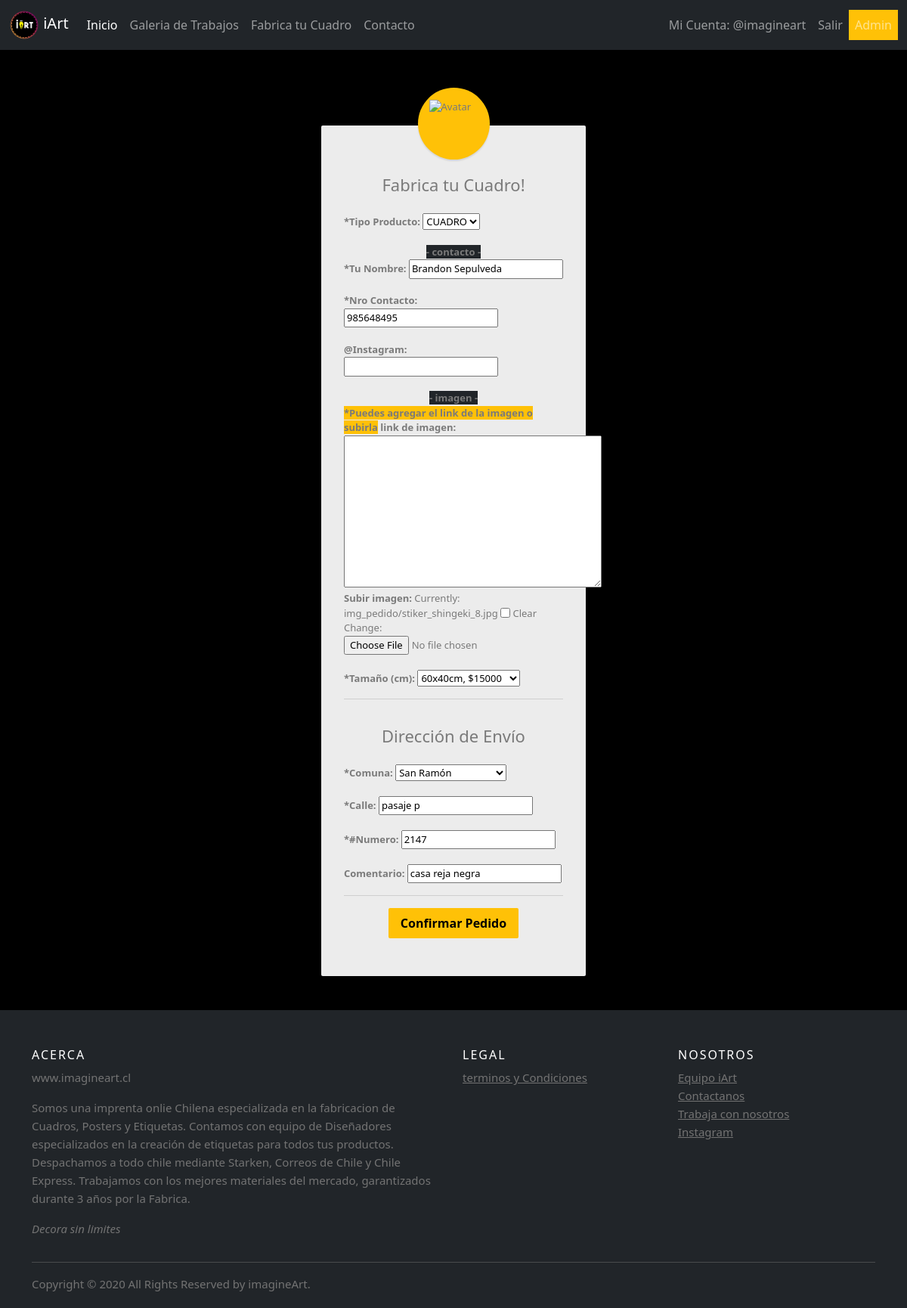
Screenshot of /editOrder/1/ (signed in) with the database file from the repository.
### core/models.py (models this page shows, shortened)
class order(models.Model):
    status = models.ForeignKey(statusProduct, null=True ,blank=True, on_delete=models.CASCADE)
    fkComuna = models.ForeignKey(comuna, on_delete=models.CASCADE)
    calle = models.CharField(max_length=50)
    numero = models.IntegerField()
    comentario = models.CharField(max_length=50, blank=True)
    Nombre = models.CharField(max_length=50)
    nro_contacto = models.IntegerField()
    instagram = models.CharField(max_length=50, blank=True)
    imagen_link = models.TextField(max_length=1000, blank=True)
    img = models.ImageField(upload_to='img_pedido', null=True, blank=True)
    type = models.ForeignKey(typeProduct, on_delete=models.CASCADE)
    size = models.ForeignKey(sizeProduct, on_delete=models.CASCADE, blank=True)
    othersize = models.CharField(blank=True, max_length=20)

class sizeProduct (models.Model):
    size = models.CharField(max_length = 20)
    price = models.IntegerField()
    def __str__(self):
        cadena=self.size+", $"+str(self.price)
        return cadena

### core/views.py (the view, shortened to what this page needs)
# urls.py: path('editOrder/<idOrder>/', views.editOrder, name= 'editOrder'), #CO
@permission_required('core.change_order')
def editOrder(request, idOrder): #EDIT ORDER
    orderuser = order.objects.get(id=idOrder)
    data = {
    'entity': addOrder(instance=orderuser)
    }
    return render(request, 'order/orderuser.html', data)

### core/forms.py
class addOrder(forms.ModelForm):
    class Meta :
        model = order
        fields = '__all__'

### core/carprocess.py (called while the page is built)
def total_carrito(request):
    total = 0
    if request.user.is_authenticated:
        if "carrito" in request.session:
            for key, value in request.session["carrito"].items():
                total += int(value["acumulado"])
    return {"total_carrito" : total}

### core/models.py (called while the page is built)
    def __str__(self):
        return self.nomType

    def __str__(self):
        return self.nomComuna

### core/templates/order/orderuser.html (shortened to what this page needs)
<!DOCTYPE html>
{% extends 'web/base.html' %}
{% load static %}
{% load crispy_forms_tags %}
{% block contenido %}
    {% block css %}
        <link rel="stylesheet" href="{% static 'app/css/style.css' %}">
        <link rel="stylesheet" href="{% static 'app/css/login.css' %}">
    {% endblock css %}
    <div class="login-form" enctype="multipart/form-data">
        <form  method="POST" enctype="multipart/form-data">
            <div class="avatar bg-warning">
                <img src="{% static 'app/img/pintar.png'  %}" alt="Avatar">
            </div>
            <h2 class="text-center">Fabrica tu Cuadro!</h2>
            <div class="form-group">
                <b>*Tipo Producto:</b>
                {{entity.type}}
            </div>
            <br>
            <div class="form-group text-center">
                <b class="bg-dark">- contacto -</b>
            </div>
            <div class="form-group">
                <b>*Tu Nombre:</b>
                {{entity.Nombre}}
            </div>
            <br>
            <div class="form-group">
                <b>*Nro Contacto:</b>
                {{entity.nro_contacto}}
            </div>
            <br>
            <div class="form-group">
                <b>@Instagram:</b>
                {{entity.instagram}}
            </div>
            <br>
            <div class="form-group text-center">
                <b class="bg-dark">- imagen -</b>
            </div>
            <div class="form-group">
                <b class="text-center bg-warning">*Puedes agregar el link de la imagen o subirla</b>
                <b>link de imagen:</b>
                {{entity.imagen_link}}
                <b>Subir imagen:</b>
                {{entity.img}}
            </div>
            <br>
            <div class="form-group">
                <b>*Tamaño (cm):</b>
                {{entity.size}}
            </div>
            <hr>
            <h2 class="text-center">Dirección de Envío</h2>
            <div class="form-group">
                <b>*Comuna:</b>
                {{entity.fkComuna}}
            </div>
            <br>
            <div class="form-group">
                <b>*Calle:</b>
                {{entity.calle}}
            </div>
            <br>
            <div class="form-group">
                <b>*#Numero:</b>
                {{entity.numero}}
            </div>
            <br>
            <div class="form-group">
                <b>Comentario:</b>
                {{entity.comentario}}
            </div>
            <hr>
            <div class="text-center">
                <button type="submit" class="btn btn-warning btn-lg btn-block">Confirmar Pedido</button>
            </div>
        </form>
    </div>
{% endblock contenido %}

### core/templates/web/base.html (shortened to what this page needs)
{% load static %}
<!doctype html>
<html lang="en">
  <head>
    <link href="https://cdn.jsdelivr.net/npm/bootstrap@5.0.2/dist/css/bootstrap.min.css" rel="stylesheet">
    {% block css %}
    {% endblock css %}
    <link rel="stylesheet" href="{% static 'app/css/footer.css' %}">
  </head>
  <body>
    <nav class="navbar navbar-expand-lg navbar-dark bg-dark sticky-top">
        <div class="container-fluid">
            <a class="navbar-brand" href="{% url 'index' %}">
            <img src="{% static 'app/img/IART_LOGO_WEB_opt.png'%}" alt="logo iart" width="40" height="40" class="d-inline-block align-text">
            iArt
            </a>
            <div class="collapse navbar-collapse" id="navbarNav">
                <ul class="navbar-nav">
                    <li class="nav-item">
                        <a class="nav-link active" href="{% url 'index' %}">Inicio</a>
                    </li>
                    <li class="nav-item">
                        <a class="nav-link" href="{% url 'product' %}">Galeria de Trabajos</a>
                    </li>
                    <li class="nav-item">
                        <a class="nav-link" href="{% url 'orderUser' %}">Fabrica tu Cuadro</a>
                    </li>
                    <li class="nav-item">
                        <a class="nav-link" href="{% url 'contact' %}">Contacto</a>
                    </li>
                </ul>
            </div>
            <ul class="navbar-nav">
                {% if user.is_authenticated %}
                    <li class="nav-item">
                        <a class="nav-link" href="{% url 'profile' %}">Mi Cuenta: @{{ user.username }}</a>
                    </li>
                    <li class="nav-item">
                        <a class="nav-link" href="{% url 'logout' %}">Salir</a>
                    </li>
                    {%if user.username == 'brandworkout' or user.username == 'imagineart'%}
                        <li class="nav-item">
                            <a class="nav-link bg-warning" href="{% url 'iart_admin' %}"> Admin </a>
                        </li>
                    {%endif%}
                {% endif %}
            </ul>
        </div>
    </nav>
    {% block contenido %}
    {% endblock contenido %}
    <footer class="site-footer bg-dark">
        <div class="container">
            <div class="row">
            <div class="col-sm-12 col-md-6">
                <h6>Acerca</h6>
                <p class="text-justify">www.imagineart.cl</p>
                <p class="text-justify">Somos una imprenta onlie Chilena especializada en la fabricacion de Cuadros, Posters y Etiquetas.
                Contamos con equipo de Diseñadores especializados en la creación de etiquetas para todos tus productos.
                Despachamos a todo chile mediante Starken, Correos de Chile y Chile Express.
                Trabajamos con los mejores materiales del mercado, garantizados durante 3 años por la Fabrica.
                </p>
                <p class="text-justify"><i>Decora sin limites </i></p>
            </div>
            <div class="col-xs-6 col-md-3">
                <h6>Legal</h6>
                <ul class="footer-links">
                <li><a href="{% url 'terms' %}">terminos y Condiciones</a></li>
                </ul>
            </div>
            <div class="col-xs-6 col-md-3">
                <h6>Nosotros</h6>
                <ul class="footer-links">
                    <li><a href="{% url 'equipo' %}">Equipo iArt</a></li>
                    <li><a href="{% url 'contact' %}">Contactanos</a></li>
                    <li><a href="{% url 'trabajo' %}">Trabaja con nosotros</a></li>
                    <li><a href="https://www.instagram.com/decoiart.cl/">Instagram</a></li>
                </ul>
            </div>
            </div>
            <hr>
        </div>
        <div class="container">
            <div class="row">
                <div class="col-md-8 col-sm-6 col-xs-12">
                    <p class="copyright-text">Copyright &copy; 2020 All Rights Reserved by imagineArt.
                    </p>
                </div>
            </div>
        </div>
    </footer>
  </body>
</html>

### core/static/app/css/style.css (style rules this page uses)
body { background-color: #000000; }

### core/static/app/css/login.css (style rules this page uses)
body { color: #fff; background: #000000; }
.form-control, .btn { border-radius: 2px; }
.login-form { width: 350px; margin: 0 auto; padding: 100px 0 30px; }
.login-form form { color: #7a7a7a; border-radius: 2px; margin-bottom: 15px; font-size: 13px; background: #ececec; box-shadow: 0px 2px 2px rgba(0, 0, 0, 0.3); padding: 30px; position: relative; }
.login-form h2 { font-size: 22px; margin: 35px 0 25px; }
.login-form .avatar { position: absolute; margin: 0 auto; left: 0; right: 0; top: -50px; width: 95px; height: 95px; border-radius: 50%; z-index: 9; background: yellow; padding: 15px; box-shadow: 0px 2px 2px rgba(0, 0, 0, 0.1); }
.login-form .avatar img { width: 100%; }
.login-form input[type="checkbox"] { position: relative; top: 1px; }
.login-form .btn, .login-form .btn:active { font-size: 16px; font-weight: bold; border: none; margin-bottom: 20px; }
.login-form a { color: #fff; text-decoration: underline; }
.login-form form a { color: #7a7a7a; text-decoration: none; }

### core/static/app/css/footer.css (style rules this page uses)
.site-footer { background-color:#26272b; padding:45px 0 20px; font-size:15px; line-height:24px; color:#737373; }
.site-footer hr { border-top-color:#bbb; opacity:0.5 }
.site-footer h6 { color:#fff; font-size:16px; text-transform:uppercase; margin-top:5px; letter-spacing:2px }
.site-footer a { color:#737373; }
.footer-links { padding-left:0; list-style:none }
.footer-links li { display:block }
.footer-links a { color:#737373 }
.copyright-text { margin:0 }

### rows the page displays
order: type "CUADRO", Nombre "Brandon Sepulveda", nro_contacto "985648495", fkComuna "San Ramón", calle "pasaje p", numero "2147", comentario "casa reja negra"
sizeProduct: size "60x40cm, $15000"

### other values shown
{{ user.username }} "imagineart"
